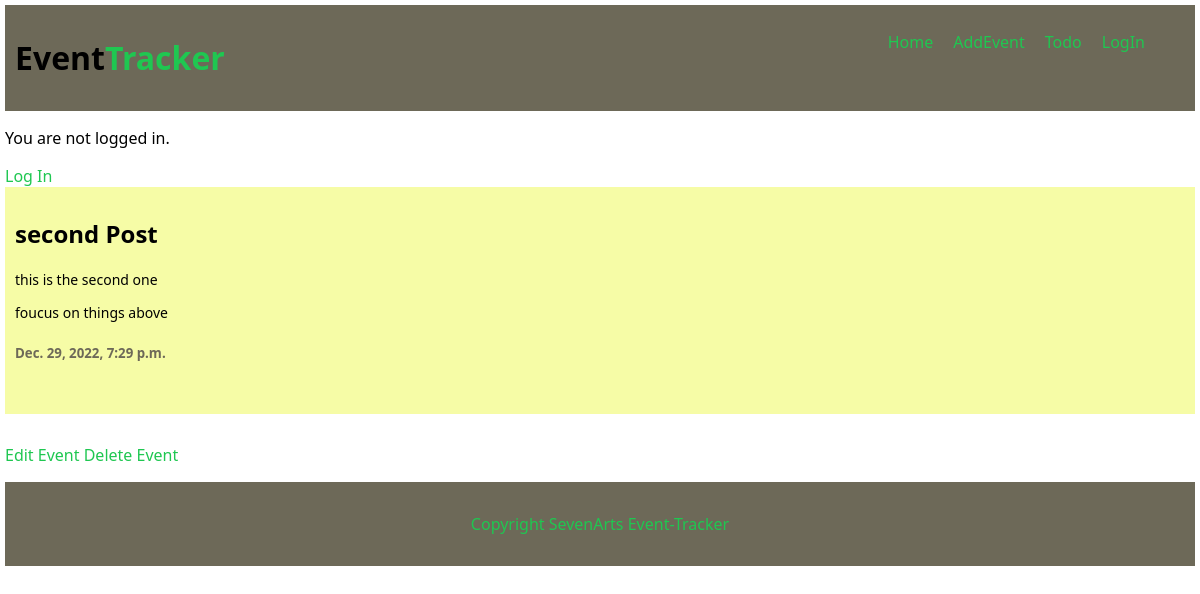
/event/2/, run on the app's committed database.
### event/models.py (models this page shows, shortened)
class Post(models.Model):
    title = models.CharField(max_length=255)
    body = models.TextField()
    qoutes = models.TextField()
    created_at = models.DateTimeField(auto_now_add = True)

### event/views.py (the view)
# urls.py: path('event/<int:pk>/', EventDetailView.as_view(), name='post_detail'),
class EventDetailView(DetailView):
    model = Post
    template_name = 'event/post_detail.html'

### event/templates/event/post_detail.html
{% extends 'event/base.html' %}
{% block content %}
    <div class="poster">
        <h2>{{ post.title }}</h2>
        <p>{{post.body}}</p>
        <p>{{ post.qoutes }}</p>
        <h5>{{ post.created_at }}</h5>
    </div>
    <a href="{% url 'event_edit' post.pk %}">Edit Event</a>
    <a href="{% url 'event_delete' post.pk %}">Delete Event</a>
{% endblock content %}

### event/static/css/core.css (style rules this page uses)
body { font-family: 'Segoe UI', Tahoma, Geneva, Verdana, sans-serif; color: rgb(0, 0, 0); padding: 5px; margin: 0; }
.poster { background-color: #f6fca6; padding: 10px; align-items: center; align-items: center; margin-bottom: 30px; overflow: hidden; padding-bottom: 30px; }
.poster h5 { color: #6d6958; }
.poster p { font-size: 14px; }
a { text-decoration: none; color: #1fc751; }

### data on the page
Post: title "second Post", body "this is the second one", qoutes "foucus on things above", created_at "Dec. 29, 2022, 7:29 p.m."
